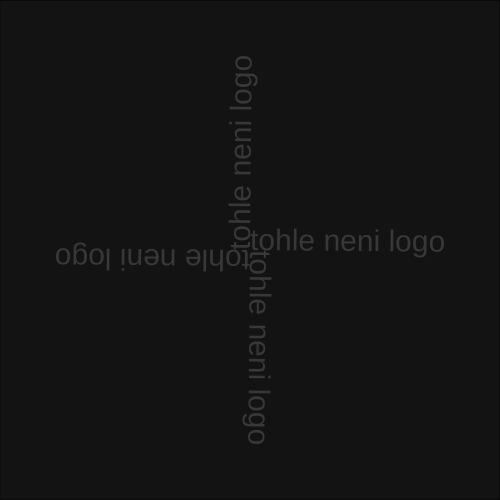
Frame 1 (no input)
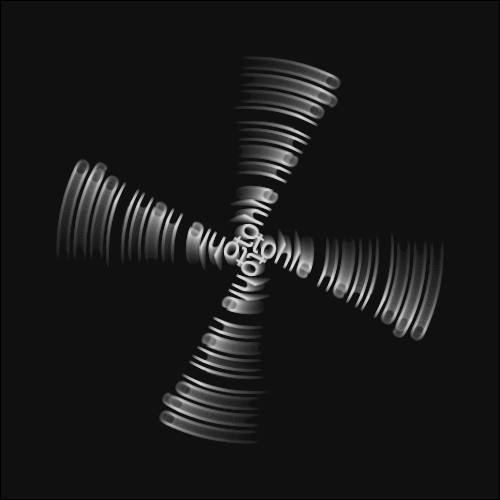
Frame 60 (no input)
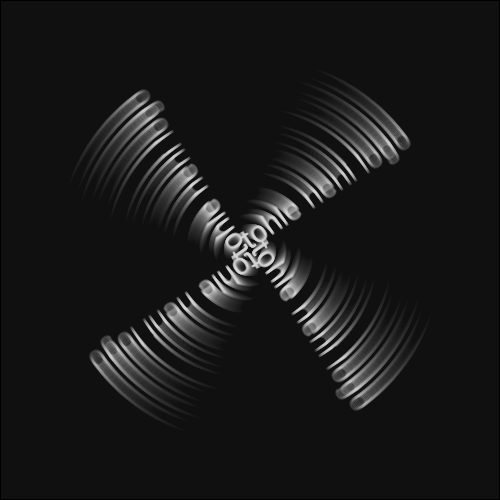
Frame 120 (the mouse pressed at the canvas centre since frame 60)

The p5.js sketch that drew these frames (run headless with seeded random() and noise() and a simulated clock; from frame 60 on, the mouse is pressed at the canvas centre):

// p5.js sketch
// ── sketch.js
function setup() {
  createCanvas(500, 500);
  textSize(30);
  
  frameRate(30);
  
  // move it here instead of draw
  background(20);
}

function draw() {
  fill(0,8);
  rect(0,0,width, height);
  
  // use just brightness and alpha
  fill(255, 40);
  
  translate(width/2, height/2);
  rotate(frameCount/120);
  
  for (let i = 0; i < 4; i++) {
    text("tohle neni logo", 0, 0);
    rotate(HALF_PI);
  }
}
